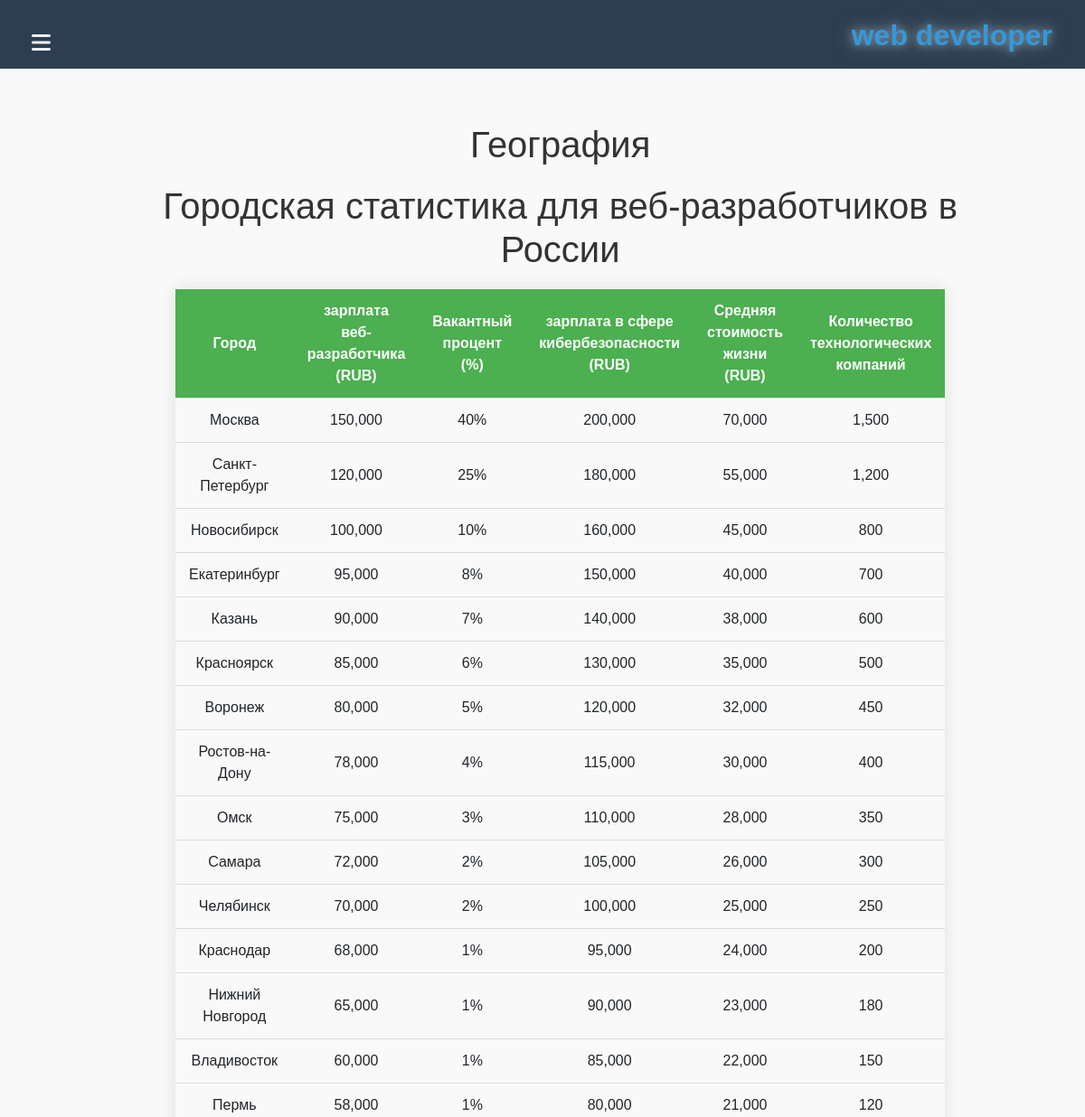
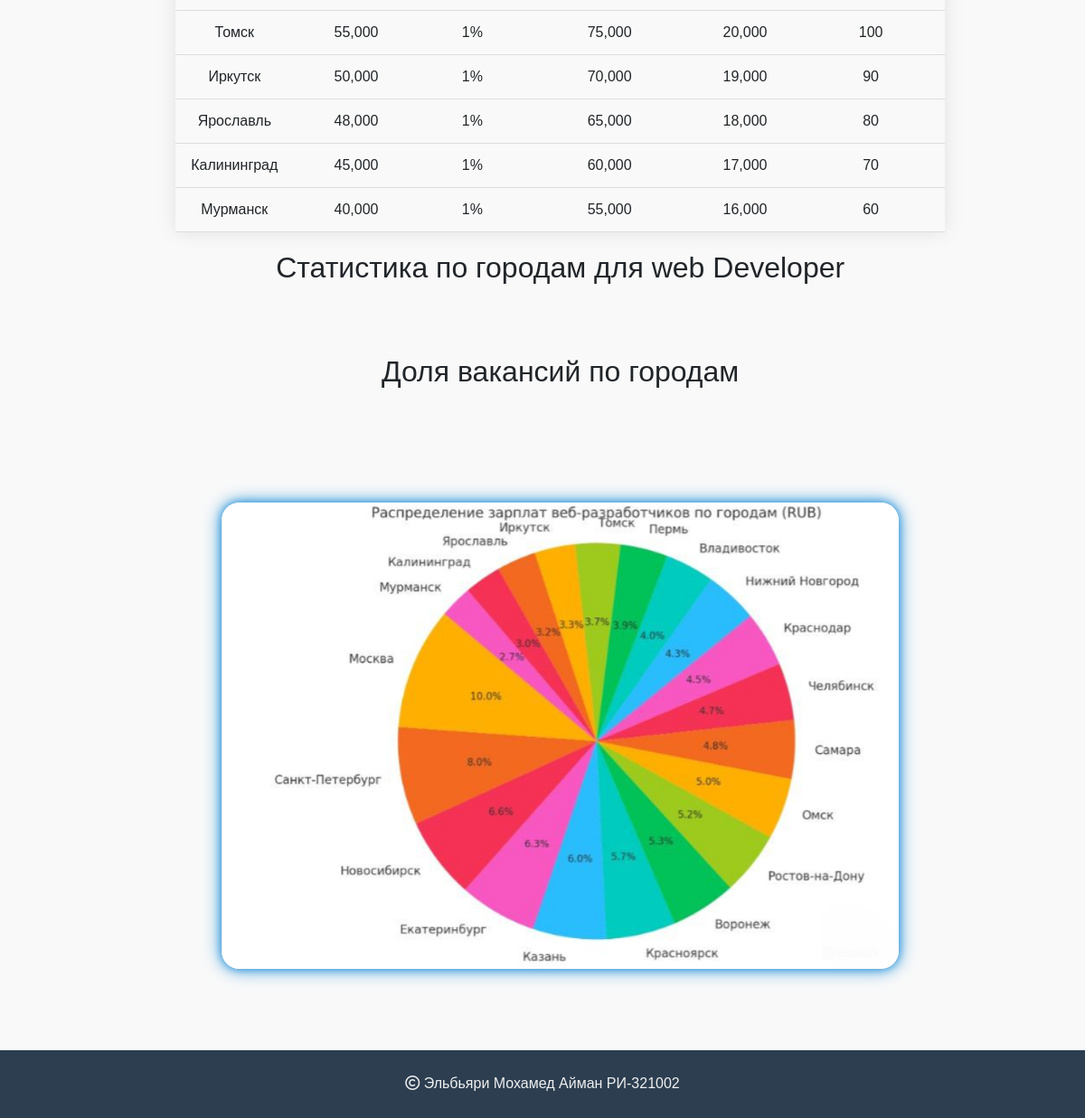
Page /geography/ on the committed database (2 pictures, top to bottom).
### main/models.py (models this page shows, shortened)
class Geography(models.Model):
    title = models.CharField('Заголовок', max_length=100, default='География')
    text = models.TextField('Текст', blank=True, null=True)
    salary_table = models.TextField('Таблица зарплат', blank=True, null=True)  # جدول الرواتب
    vacancy_table = models.TextField('Таблица вакансий', blank=True, null=True)  # جدول الوظائف
    graph = models.ImageField('График', upload_to='geography', blank=True, null=True)

### main/views.py (the view)
# urls.py: path('geography/', geography, name='geography'),
def geography(request):
    geographypage = Geography.objects.first()
    context = {
        'geographypage': geographypage,
    }
    return render(request, 'main/geography.html', context)

### main/templates/main/geography.html (shortened to what this page needs)
{% extends 'main/mainpage.html' %}
{% load static %}
{% block content %}
<link rel="stylesheet" href="https://cdn.jsdelivr.net/npm/bootstrap@5.2.3/dist/css/bootstrap.min.css">
<div style="text-align: center">
    <h1>{{ geographypage.title }}</h1>
    <p>{{ geographypage.text|safe }}</p>
    <h2>Статистика по городам для web Developer</h2>
    <div class="table-responsive" style="margin: 20px auto; width: 80%;">
    </div>
    <h2>Доля вакансий по городам</h2>
    <div class="table-responsive" style="margin: 20px auto; width: 80%;">
    </div>
    {% if geographypage.graph %}
        <img class="info_img" width="70%" src="{{ geographypage.graph.url }}" alt="graph"/>
    {% else %}
        <p>No image available.</p>
    {% endif %}
</div>
{% endblock %}

### main/templates/main/mainpage.html (shortened to what this page needs)
{% load static %}
<!DOCTYPE html>
<html lang="ru">
<head>
    <link rel="stylesheet" href="https://cdn.jsdelivr.net/npm/bootstrap@5.2.3/dist/css/bootstrap.min.css">
    <link rel="stylesheet" href="{% static 'main/css/main.css' %}">
</head>
<body>
<header>
    <h2><b>web developer</b></h2>
</header>
<div class="container">
    <div>
        <button id="menu-toggle" class="menu-button">
            <i class="fa-solid fa-bars"></i>
        </button>
    </div>
    <div class="page">
        <main class="main">
            {% block content %}
            {% endblock %}
        </main>
    </div>
</div>
<footer>
    <p><i class="fa-regular fa-copyright"></i> Эльбьяри Мохамед Айман РИ-321002</p>
</footer>
</body>
</html>

### static/main/css/main.css (style rules this page uses)
body { font-family: 'Quicksand', sans-serif; background: #1a1a1a; color: #f0f0f0; }
table { border-color: #f0f0f0; }
table tr, th { border-color: #f0f0f0; }
header { padding-bottom: 10px; margin-bottom: auto; background: #2c3e50; }
header h2 { text-shadow: 0 0 10px #7c909d, 0 0 20px #7a8892; color: #3498db; padding: 20px 3% 0 0; text-align: right; }
footer { font-weight: lighter; text-align: center; background: #2c3e50; padding: 10px; margin-top: auto; color: #f0f0f0; }
footer p { padding-top: 15px; }
.info_img { border-radius: 20px; box-shadow: 0 0 10px #3498db, 0 0 20px #3498db; margin: 50px 10% 50px 10%; width: 80%; }
.page { overflow: hidden; display: grid; grid-template-rows: auto 1fr auto; min-height: 100vh; }
.main { margin-left: 8%; padding: 40px 70px 40px 20px; }
.menu-button { background-color: transparent; color: #f0f0f0; border: none; font-size: 24px; padding: 10px 15px; cursor: pointer; position: fixed; top: 20px; left: 20px; z-index: 1000; }
img { opacity: 0; transform: scale(0.9); animation: fadeInImage 1s ease-out forwards; }

### rows in the picture
Geography: title "География", text "Городская статистика для веб-разработчиков в России Город зарплата веб-разработчика (RUB) Вакантный процент (%) зарплата в сфере кибербезопасности (RUB) Средняя стоимость жизни (RUB) Количество технологических компаний Москва 150,000 40% 200,000 70,000 1,500 Санкт-Петербург 120,000 25% 180,000 55,000 1,200 Новосибирск 100,000 10% 160,000 45,000 800 Екатеринбург 95,000 8% 150,000 40,000 700 Казань 90,000 7% 140,000 38,000 600 Красноярск 85,000 6% 130,000 35,000 500 Воронеж 80,000 5% 120,000 32,000 450 Ростов-на-Дону 78,000 4% 115,000 30,000 400 Омск 75,000 3% 110,000 28,000 350 Самара 72,000 2% 105,000 26,000 300 Челябинск 70,000 2% 100,000 25,000 250 Краснодар 68,000 1% 95,000 24,000 200…", graph (picture)
